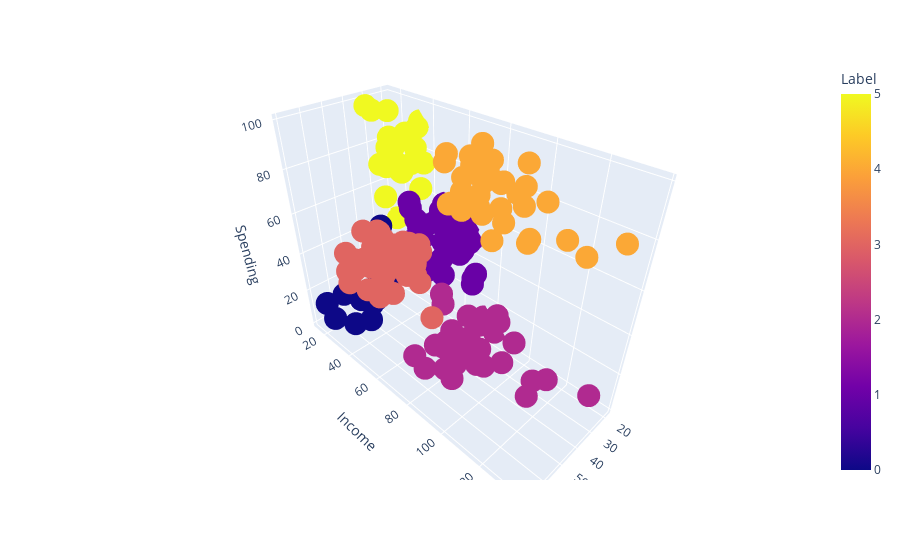

Source (notebook cell):
### Markdown cell above
### Restart and run all cells

### Code cell
import plotly.express as px
px.scatter_3d(data_frame=X2, x='Age', y='Income', z='Spending', color='Label')

### Figure 1 — Plotly figure (JSON) as saved in the notebook; plotly's stock layout.template omitted (floating-point values rounded to 4 significant figures; data arrays with more than 128 entries replaced by an {"elided": "..."} marker saying what was removed)
{"data": [{"hovertemplate": "Age=%{x}<br>Income=%{y}<br>Spending=%{z}<br>Label=%{marker.color}<extra></extra>", "legendgroup": "", "marker": {"color": {"elided": "200 int values"}, "coloraxis": "coloraxis", "symbol": "circle"}, "mode": "markers", "name": "", "scene": "scene", "showlegend": false, "type": "scatter3d", "x": {"elided": "200 int values"}, "y": {"elided": "200 int values"}, "z": {"elided": "200 int values"}}], "layout": {"coloraxis": {"colorbar": {"title": {"text": "Label"}}, "colorscale": [[0, "#0d0887"], [0.1111, "#46039f"], [0.2222, "#7201a8"], [0.3333, "#9c179e"], [0.4444, "#bd3786"], [0.5556, "#d8576b"], [0.6667, "#ed7953"], [0.7778, "#fb9f3a"], [0.8889, "#fdca26"], [1, "#f0f921"]]}, "legend": {"tracegroupgap": 0}, "margin": {"t": 60}, "scene": {"domain": {"x": [0, 1], "y": [0, 1]}, "xaxis": {"title": {"text": "Age"}}, "yaxis": {"title": {"text": "Income"}}, "zaxis": {"title": {"text": "Spending"}}}}}
